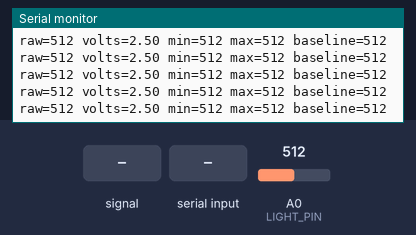
Bench run of a sketch on a simulated Arduino Uno, built with avr-gcc and run on an emulated ATmega328P. On the bench: the last lines printed to the serial monitor. The inputs (shaded band) are chosen by the test bench; at power-on: A0 (LIGHT_PIN) = 512.

Above: at 1.6 s.
1.7 s: A0 (LIGHT_PIN) fed a 2 Hz sine of ±306 counts around its level
At 1.87 s:
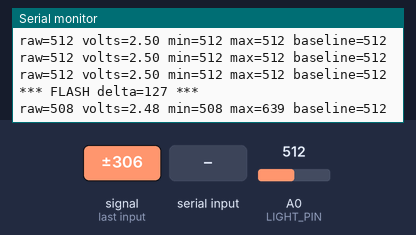
3.7 s: "1" received over Serial
At 3.83 s:
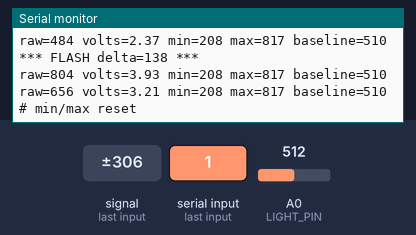
5.2 s: A0 (LIGHT_PIN) set to 716
At 5.25 s:
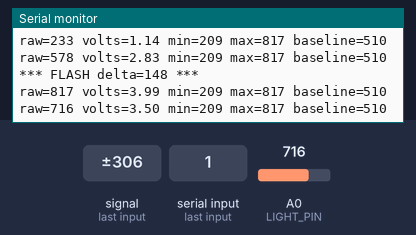
6.7 s: A0 (LIGHT_PIN) fed a 200 Hz sine of ±81 counts around its level
At 6.88 s:
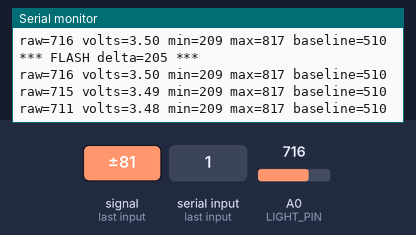
8.2 s: "0" received over Serial
At 8.4 s:
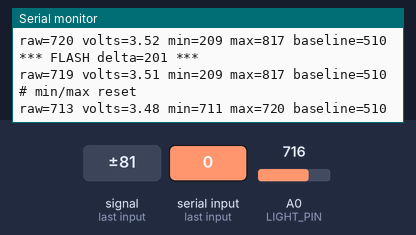
9.7 s: A0 (LIGHT_PIN) set to 900
At 9.82 s:
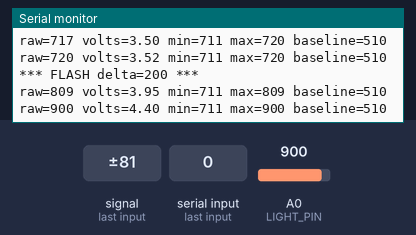
Timing chart, 0 to 12.2 s (numbered marks = the images above; inputs shaded):
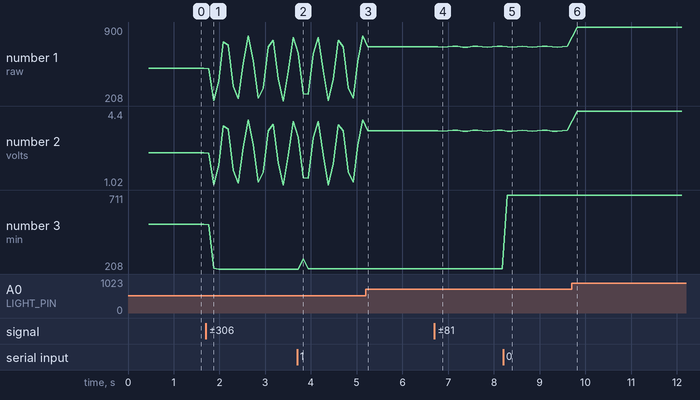

The sketch:

temt6000_test.ino
```cpp
/*
 * TEMT6000 wiring + flash-detection sanity check.
 *
 * Intentionally has no library dependencies so it can be flashed from a
 * headless Pi (arduino-cli) without first installing DFRobot_AS3935.
 *
 * Wiring (matches sky_sentry.ino):
 *   TEMT6000 VCC -> Arduino 5V
 *   TEMT6000 GND -> Arduino GND
 *   TEMT6000 SIG -> Arduino A0
 *
 * Open the serial monitor at 115200 baud. Roughly every 100 ms you'll see:
 *   raw=<n> volts=<f> min=<n> max=<n> baseline=<n>
 * and a "*** FLASH delta=<n> ***" line whenever the reading jumps far above
 * the rolling baseline. The flash threshold (80 ADC units) and EMA alpha
 * (0.0005) are deliberately the same numbers sky_sentry.ino uses, so what
 * you see here is what the production sketch will see.
 *
 * Quick acceptance checks:
 *   - Cover the sensor with a finger -> raw drops toward 0, min updates.
 *   - Shine a phone flashlight at it -> raw jumps near 1023, FLASH fires.
 *   - Sit still in normal room light -> raw within ~5 of baseline.
 *
 * Send any byte over the serial monitor to reset the rolling min/max.
 */

#define LIGHT_PIN   A0

// Match sky_sentry.ino so the values you see during testing line up with
// what the production sketch will see.
const float BASELINE_ALPHA = 0.0005;
const int   FLASH_DELTA_THRESHOLD = 80;
const unsigned long FLASH_COOLDOWN_MS = 500;
const unsigned long PRINT_INTERVAL_MS = 100;
// 200 reads ~= 20 ms, one full mains cycle (60 Hz or 50 Hz). Cancels the
// 100/120 Hz ripple from indoor LED/fluorescent lighting that otherwise
// looks like a steady stream of flashes.
const int   SAMPLE_AVERAGE_COUNT = 200;

int readLightAveraged() {
  long sum = 0;
  for (int i = 0; i < SAMPLE_AVERAGE_COUNT; i++) {
    sum += analogRead(LIGHT_PIN);
  }
  return (int)(sum / SAMPLE_AVERAGE_COUNT);
}

float baseline = 0;
int   sessionMin = 1023;
int   sessionMax = 0;
unsigned long lastFlashMs = 0;
unsigned long lastPrintMs = 0;

void setup() {
  Serial.begin(115200);
  while (!Serial && millis() < 3000) {}

  // Seed baseline with 16 cycle-averaged samples (same as sky_sentry.ino).
  long sum = 0;
  for (int i = 0; i < 16; i++) {
    sum += readLightAveraged();
    delay(5);
  }
  baseline = sum / 16.0;
  sessionMin = (int)baseline;
  sessionMax = (int)baseline;

  Serial.println(F("# TEMT6000 test sketch - 115200 baud"));
  Serial.println(F("# columns: raw=ADC(0..1023) volts=raw*5/1023 min/max=session baseline=EMA"));
  Serial.println(F("# send any byte to reset min/max"));
  Serial.print(F("# seeded baseline="));
  Serial.println((int)baseline);
}

void loop() {
  unsigned long now = millis();
  int reading = readLightAveraged();
  float delta = reading - baseline;

  if (reading < sessionMin) sessionMin = reading;
  if (reading > sessionMax) sessionMax = reading;

  // Flash detection (same rule as sky_sentry.ino).
  if (delta > FLASH_DELTA_THRESHOLD && (now - lastFlashMs) > FLASH_COOLDOWN_MS) {
    Serial.print(F("*** FLASH delta="));
    Serial.print((int)delta);
    Serial.println(F(" ***"));
    lastFlashMs = now;
  }

  // Don't drag the baseline up during a flash.
  if ((now - lastFlashMs) > FLASH_COOLDOWN_MS) {
    baseline = baseline * (1.0 - BASELINE_ALPHA) + reading * BASELINE_ALPHA;
  }

  if (now - lastPrintMs >= PRINT_INTERVAL_MS) {
    lastPrintMs = now;
    float volts = reading * (5.0 / 1023.0);
    Serial.print(F("raw="));
    Serial.print(reading);
    Serial.print(F(" volts="));
    Serial.print(volts, 2);
    Serial.print(F(" min="));
    Serial.print(sessionMin);
    Serial.print(F(" max="));
    Serial.print(sessionMax);
    Serial.print(F(" baseline="));
    Serial.println((int)baseline);
  }

  // Drain any input and use it as a reset trigger.
  if (Serial.available()) {
    while (Serial.available()) Serial.read();
    sessionMin = reading;
    sessionMax = reading;
    Serial.println(F("# min/max reset"));
  }
}
```

Measured:
- after the input at 1.7 s, the serial monitor: prints a new line at once (image 1)
- after the input at 3.7 s, the serial monitor: prints a new line at once (image 2)
- after the input at 5.2 s, the serial monitor: prints a new line after 0.05 s (image 3)
- after the input at 6.7 s, the serial monitor: prints a new line after 0.07 s (image 4)
- after the input at 8.2 s, the serial monitor: prints a new line at once (image 5)
- after the input at 9.7 s, the serial monitor: prints a new line at once (image 6)
- plotted number 1: 512 → 804 after the input at 1.7 s, 817 → 716 after the input at 5.2 s, 716 → 719 after the input at 6.7 s, 720 → 900 after the input at 9.7 s
- plotted number 2: 2.5 → 3.93 after the input at 1.7 s, 3.5 → 3.51 after the input at 6.7 s, 3.52 → 4.4 after the input at 9.7 s
